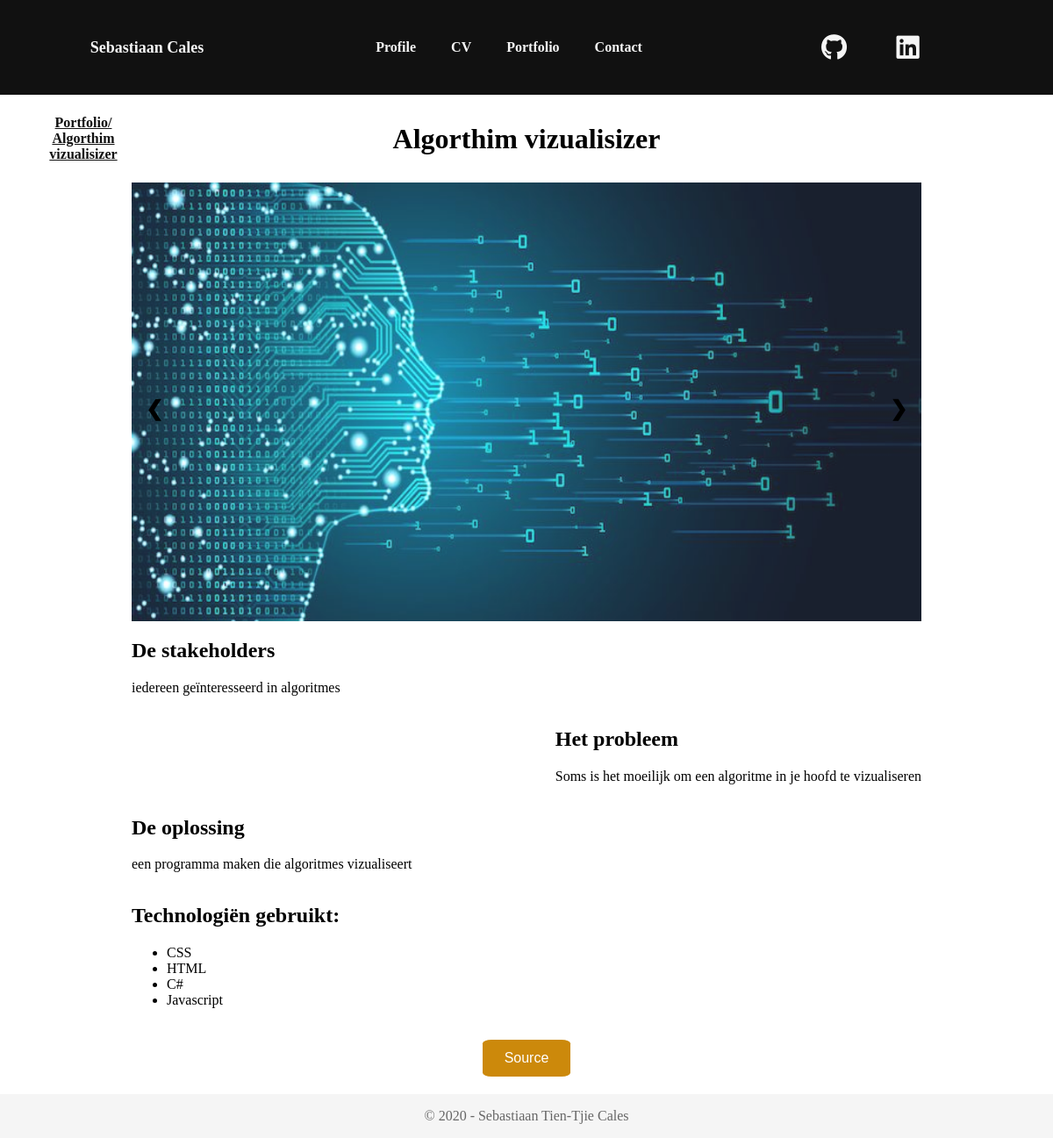
Page /portfolio/Algorthim vizualisizer on the earlier database version.
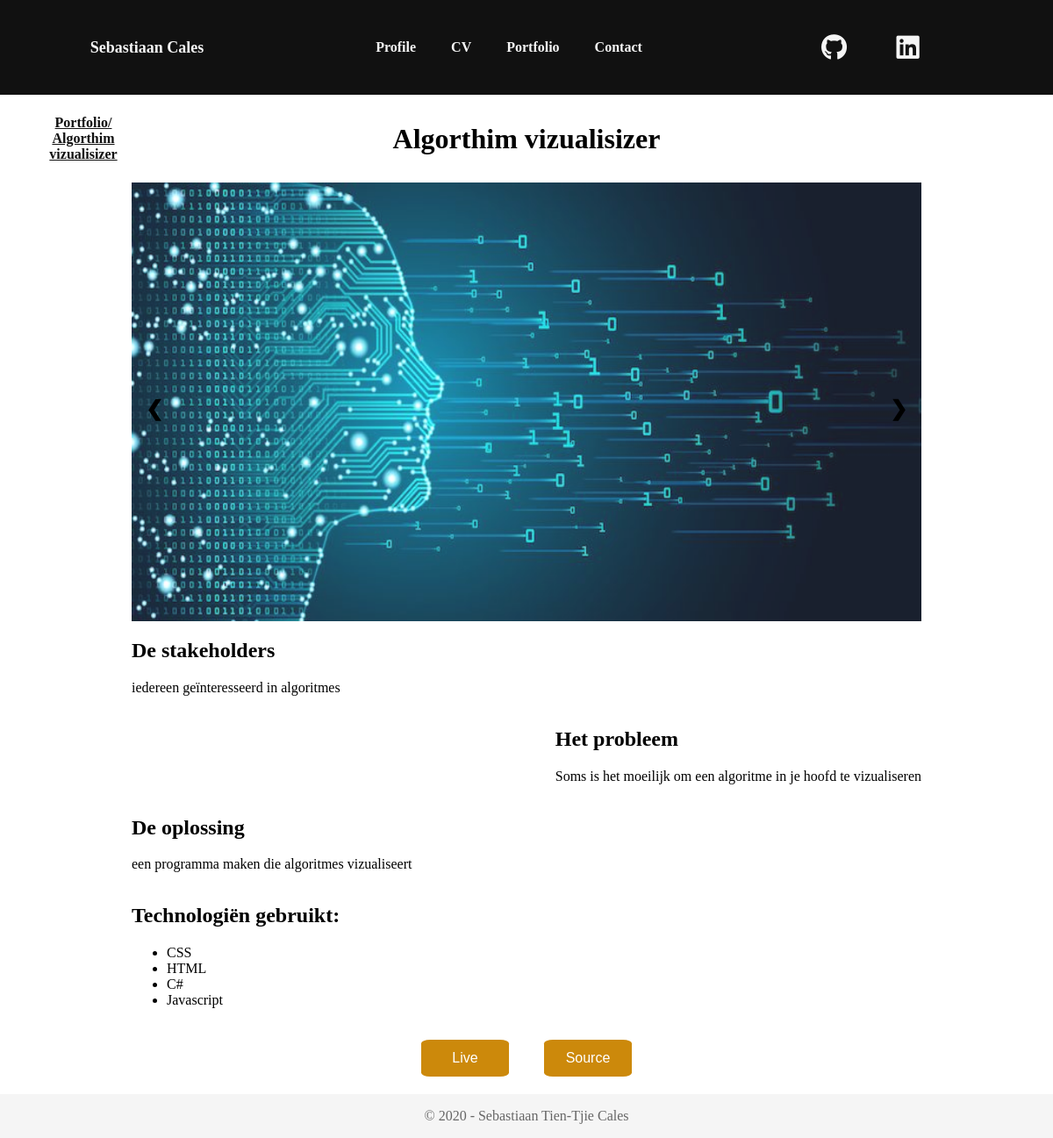
Same page on the later database version.
### portfolio/models.py (models this page shows, shortened)
class Project(models.Model):
	project_id = models.AutoField(primary_key=True)
	project_title = models.CharField(max_length= 50)
	live_link = models.URLField(null=True, blank=True)
	github_link = models.URLField(null=True, blank=True)
	date_start = models.CharField(max_length=100)
	date_end = models.CharField(max_length = 100, null=True)
	profile = models.ForeignKey(Profile, on_delete=models.CASCADE)

class Image(models.Model):
	image = models.ImageField(upload_to = 'pics')
	thumbnail = models.BooleanField()
	profile = models.ForeignKey(Profile, on_delete=models.CASCADE, null=True, blank=True)
	project = models.ForeignKey(Project, on_delete=models.CASCADE, null=True, blank=True)

class Description(models.Model):
	project = models.OneToOneField(
		Project,
		on_delete=models.CASCADE,
		primary_key=True,
	)
	short = models.TextField()
	stakeholders = models.TextField()
	problem = models.TextField()
	solution= models.TextField()

class Tag(models.Model):
	technology = models.CharField(max_length=100)
	project = models.ManyToManyField(Project)
	def __str__(self):
		return self.technology

### portfolio/views.py (the view)
# urls.py: path('portfolio/<project_title>', ProjectDetailView.as_view(), name = "portfolio-project-detail"),
class ProjectDetailView(DetailView):
      model = Project
      template_name = 'portfolio/project_details.html'
      context_object_name = "project"
      slug_field = "project_title"
      slug_url_kwarg = "project_title"
      def get_context_data(self, **kwargs):
          context = super().get_context_data(**kwargs)
          project = get_object_or_404(Project, project_title =self.kwargs.get('project_title'))
          context['images'] = Image.objects.filter(project_id= project.project_id )
          context['document_title'] = project.project_title
          return context

### portfolio/context_processors.py (called while the page is built)
def add_variable_to_context(request):
    return {
        'github': Social.objects.get(social_name='Github'),
        'linkedin': Social.objects.get(social_name='Linkedin'),
    }

### portfolio/templates/portfolio/project_details.html (shortened to what this page needs)
{% extends "portfolio/base.html" %}
{% load static %}
{% block style %}
<link rel="stylesheet" type= "text/css" href="{% static 'portfolio/project_details.css' %}">
{% endblock style %}
{% block content %}
<div class="content_grid">
    <div class ="breadcrumbs">
        <ol>
            <li><a href="{% url 'portfolio-portfolio' %}">Portfolio/</a></li>
            <li><a href="{% url 'portfolio-project-detail' project.project_title %}">{{project.project_title}}</a></li>
        </ol>
    </div>
    <div class="titel">
        <h1>{{project.project_title}}</h1>
    </div>
    <div class="slideshow-row">
            {% for image in images %}
            <div class="mySlides">
                <img src="{{image.image.url}}" alt="">
            </div>
            {% endfor %}
            {% if images.count > 1 %}
            <a class="prev" onclick="plusSlides(-1)">&#10094;</a>
            <a class="next" onclick="plusSlides(1)">&#10095;</a>
            {% endif %}
    </div>
    <div class="stakeholder">
        <h2>De stakeholders</h2>
        <p>{{project.description.stakeholders}}</p>
    </div>
    <div class = "problem">
        <h2>Het probleem</h2>
        <p>{{project.description.problem}}</p>
    </div>
    <div class="solution">
        <h2>De oplossing</h2>
        <p>{{project.description.solution}}</p>
    </div>
    <div class="technologies">
        <h2>Technologiën gebruikt:</h2>
        <ul>
            {% for tag in project.tag_set.all %}
            <li class="tag"> {{tag}} </li>
            {% endfor%}
        </ul>
    </div>
    <div class="projectlinkjes">
        {% if project.live_link != None %}
            <a href="{{project.live_link}}" target="_blank"><button class=" btn">Live</button></a>
        {% endif %}
        {% if project.github_link != None %}
            <a href="{{project.github_link}}" target="_blank"><button class=" btn">Source</button></a>
        {% endif %}
    </div>
</div>
{% endblock content %}

### portfolio/templates/portfolio/base.html (shortened to what this page needs)
{% load static %}
<!DOCTYPE html>
<html lang="en">
<head>
    <link rel="stylesheet" type= "text/css" href="{% static 'portfolio/main.css' %}">
    {% block style %}{% endblock %}
</head>
{% if document_title == "Portfolio" %}
<body class="base_grid" onload="getProjectArray()">
{% else %}
<body class="base_grid">
{% endif %}
    <header>
        <nav class="base_nav" id= "Basenav">
            <ul>
                <li style="font-size:large"><a href="{% url 'portfolio-home'%}">Sebastiaan Cales</a></li>
            </ul>
            <ul class="main_content">
                <li><a href="{% url 'portfolio-profile'%}">Profile</a></li>
                <li><a href="{% url 'portfolio-cv'%}">CV</a></li>
                <li><a href="{% url 'portfolio-portfolio'%}">Portfolio</a></li>
                <li><a href="{% url 'portfolio-contact'%}">Contact</a></li>
            </ul>
            <ul class = "socials_nav">
                <li><a href="{{github.social_link}}" target = "_blank"><i class="fab fa-github"></i></a></li>
                <li><a href="{{linkedin.social_link}}" target="_blank"><i class="fab fa-linkedin"></i></a></li>
            </ul>
            <ul>
                <li><a href="javascript:void(0);" class="dropdown" onclick="toggle()">&#9776;</a></li>
            </ul>
        </nav>
    </header>
    <div>{% block content %}{% endblock %}</div>
    <footer>
        <a href="{% url 'portfolio-home'%}">© 2020 - Sebastiaan Tien-Tjie Cales</a>
    </footer>
</body>
</html>

### portfolio/static/portfolio/main.css (style rules this page uses)
.base_grid { min-height: 100vh; margin: 0; display: grid; grid-template-rows: auto 1fr auto; padding: 0; }
header { min-height:50px; background-color: #111111; font-weight: bold; color: whitesmoke; }
.base_nav { overflow: hidden; list-style-type: none; list-style:none; margin: 0; padding: 10px; text-align:center; display: grid; grid-template-columns: 1fr 2fr 1fr auto ; }
.base_nav ul { display: flex; align-items: center; justify-content: center; }
.base_nav li { display: inline; padding: 3px 20px; }
.base_nav a { text-decoration: none; color: whitesmoke; }
footer { min-height:50px; display: flex; width: 100%; background-color: #F5F5F5; justify-content: center; align-items: center; }
footer a { text-decoration: none; color: #666666; }
.fab { padding: 5px; font-size: 30px; width: 30px; text-align: center; text-decoration: none; margin: 5px 2px; border-radius: 50%; }
button { background-color: #111111; border: none; color: white; padding: 12px 16px; font-size: 16px; cursor: pointer; width: 100px; border-radius: 10%; }
.btn { background-color: rgb(204, 137, 11) !important; }

### portfolio/static/portfolio/project_details.css (style rules this page uses)
.content_grid { display: grid; grid-template-columns: 1fr 6fr 1fr; grid-template-rows: 100px 700px repeat(5, auto); }
.breadcrumbs { grid-column: 1/2; align-self: center; text-align: center; }
.titel { grid-column: 2/3; text-align: center; align-self: center; }
ol { list-style: none; list-style-type: none; }
ol li { display: inline; }
ol li a { text-decoration: underline; color: #111111; font-weight: bold; }
.slideshow-row { grid-column: 2/3; position: relative; }
.mySlides { display: none; width: 100%; height: 100%; }
img { width: 100%; height: 100%; opacity: 0.9; }
.prev, .next { cursor: pointer; position: absolute; top: 50%; width: auto; padding: 16px; margin-top: -22px; color: black; font-weight: bold; font-size: 24px; transition: 0.6s ease; border-radius: 0 3px 3px 0; user-select: none; }
.next { right: 0; border-radius: 3px 0 0 3px; }
.stakeholder { grid-column: 2/3; }
.problem { grid-column: 2/3; justify-self: end; }
.solution { grid-column: 2/3; }
.technologies { grid-column: 2/3; }
.projectlinkjes { grid-column: 2/3; width: 100%; display: flex; justify-self: center; justify-content: center; }
.projectlinkjes button { margin: 20px; }
@media screen and (max-width: 1200px) { .content_grid { grid-template-rows: 100px 500px repeat(5, auto); } }

Differences in the rows shown:
changed Project "Algorthim vizualisizer": live_link empty → "http://google.nl" (drawn)
Other differences:
text now shown: "Live"
